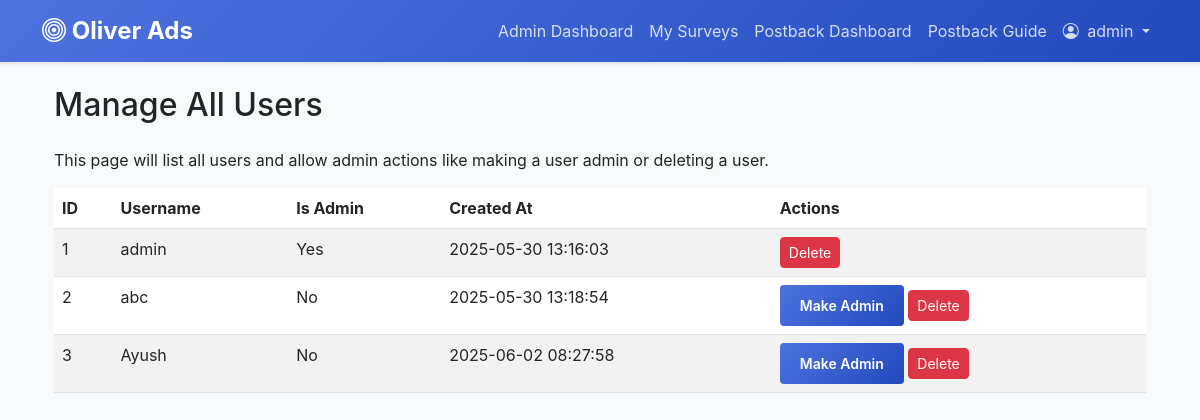
/admin/users (signed in), run on an earlier commit of the app's database.
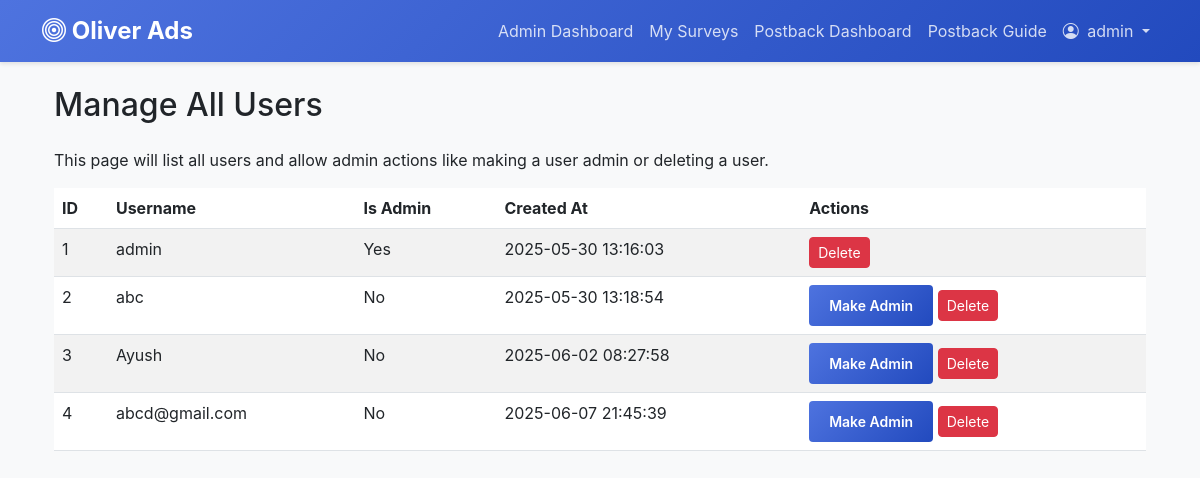
And on a later commit of the database.
### models.py (models this page shows, shortened)
class User(UserMixin, db.Model):
    id = db.Column(db.Integer, primary_key=True)
    username = db.Column(db.String(80), unique=True, nullable=False)
    password_hash = db.Column(db.String(128))
    is_admin = db.Column(db.Boolean, default=False)
    created_at = db.Column(db.DateTime, default=datetime.utcnow)

### app.py (the view)
@app.route('/admin/users')
@login_required
def admin_users():
    if not current_user.is_admin:
        flash('Permission denied.', 'danger')
        return redirect(url_for('user_dashboard'))
    users = User.query.all()
    return render_template('admin_users.html', users=users)

### app.py (called while the page is built)
@login_manager.user_loader
def load_user(user_id):
    return User.query.get(int(user_id))

### templates/admin_users.html (shortened to what this page needs)
{% extends "base.html" %}
{% block content %}
<div class="container mt-4">
    <h2 class="mb-4"> Manage All Users</h2>
    <p>This page will list all users and allow admin actions like making a user admin or deleting a user.</p>
    <table class="table table-striped">
        <thead>
            <tr>
                <th>ID</th>
                <th>Username</th>
                <th>Is Admin</th>
                <th>Created At</th>
                <th>Actions</th>
            </tr>
        </thead>
        <tbody>
            {% for user in users %}
            <tr>
                <td>{{ user.id }}</td>
                <td>{{ user.username }}</td>
                <td>{{ "Yes" if user.is_admin else "No" }}</td>
                <td>{{ user.created_at.strftime('%Y-%m-%d %H:%M:%S') }}</td>
                <td>
                    {% if not user.is_admin %}
                    <button class="btn btn-sm btn-primary">Make Admin</button>
                    {% endif %}
                    <button class="btn btn-sm btn-danger">Delete</button>
                </td>
            </tr>
            {% endfor %}
        </tbody>
    </table>
</div>
{% endblock %}

### templates/base.html (shortened to what this page needs)
<!DOCTYPE html>
<html lang="en">
<head>
    <link href="https://cdn.jsdelivr.net/npm/bootstrap@5.3.0/dist/css/bootstrap.min.css" rel="stylesheet">
    <link rel="stylesheet" href="https://cdn.jsdelivr.net/npm/bootstrap-icons@1.11.0/font/bootstrap-icons.css">
</head>
<body>
    <nav class="navbar navbar-expand-lg navbar-dark">
        <div class="container">
            <a class="navbar-brand" href="{{ url_for('index') }}">
                <i class="bi bi-bullseye"></i> Oliver Ads
            </a>
            <div class="collapse navbar-collapse" id="navbarSupportedContent">
                <ul class="navbar-nav ms-auto">
                    {% if current_user.is_authenticated %}
                        {% if current_user.is_admin %}
                        <li class="nav-item">
                            <a class="nav-link" href="{{ url_for('admin_dashboard') }}">Admin Dashboard</a>
                        </li>
                        {% endif %}
                        <li class="nav-item">
                            <a class="nav-link" href="{{ url_for('surveys') }}">My Surveys</a>
                        </li>
                        <li class="nav-item">
                            <a class="nav-link" href="{{ url_for('postback_receiver_dashboard') }}">Postback Dashboard</a>
                        </li>
                        <li class="nav-item">
                            <a class="nav-link" href="{{ url_for('postback_instructions') }}">Postback Guide</a>
                        </li>
                        <li class="nav-item dropdown">
                            <a class="nav-link dropdown-toggle" href="#" id="userDropdown" role="button" data-bs-toggle="dropdown" aria-expanded="false">
                                <i class="bi bi-person-circle me-1"></i> {{ current_user.username }}
                            </a>
                        </li>
                    {% endif %}
                </ul>
            </div>
        </div>
    </nav>
    <div class="container">
        {% block content %}{% endblock %}
    </div>
</body>
</html>

What changed in the data, as far as the page shows it:
added User: id "4", username "abcd@gmail.com", is_admin "No", created_at "2025-06-07 21:45:39", shows "Make Admin"
